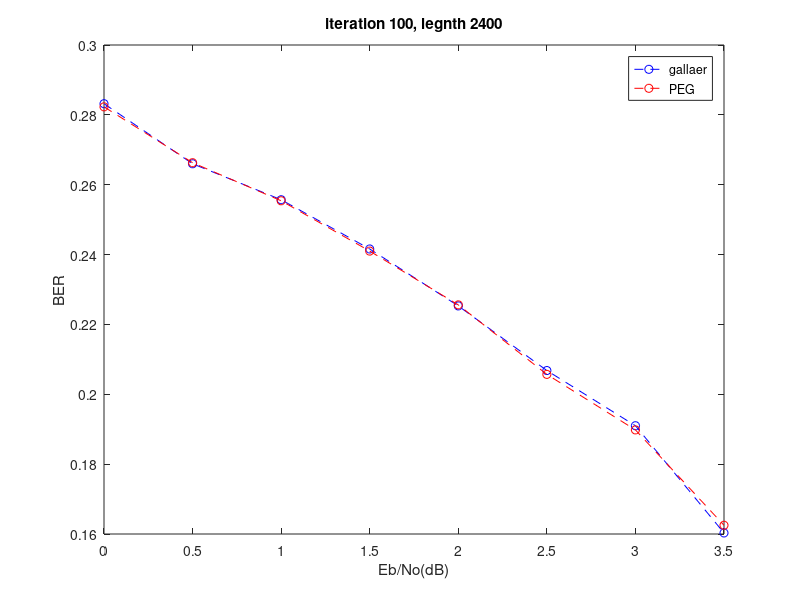

This chart was generated by the following MATLAB code:
x=[0 0.5 1.0 1.5 2.0 2.5 3.0 3.5];
y1=[0.2832 0.266 0.2557 0.2416 0.2253 0.2068 0.191 0.1603]
y2=[0.2823 0.2663 0.2554 0.241 0.2256 0.2057 0.1898 0.1625]

plot(x,y1,'b--o')
hold on
plot(x,y2,'r--o')

legend('gallaer','PEG')
hold off

title('iteration 100, legnth 2400')
xlabel('Eb/No(dB)')
ylabel('BER')